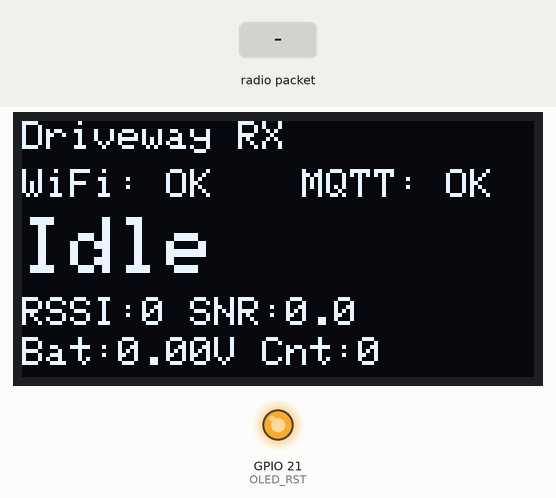
Recording of a sketch running on a simulated ESP32. On the bench: 128×64 one-colour display, output pins drawn as LEDs (lit = HIGH). The test bench sets the inputs (shaded band). WiFi joins after 1.5 s; servers stay silent unless stated; no radio packets arrive unless stated; no MQTT or app messages arrive unless stated; what the sketch prints to the serial monitor is not drawn.

Above: at 3.1 s.
3.2 s: radio packet "1" arrives
At 3.6 s:
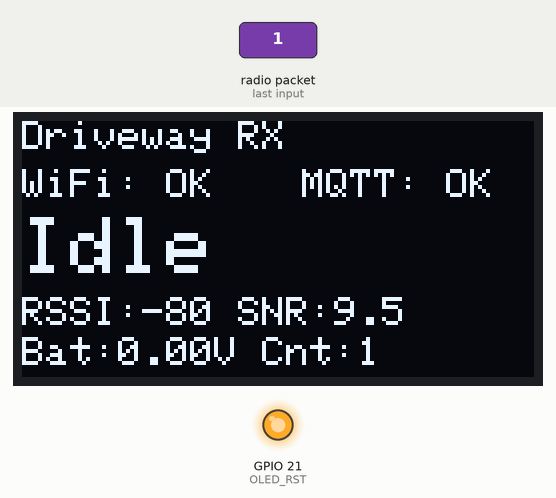
4.7 s: radio packet "0" arrives
At 5.9 s:
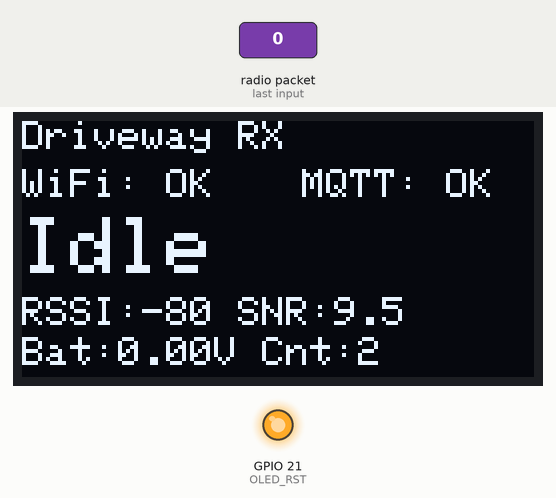
Timing chart, 0 to 7.7 s (numbered marks = the images above; inputs shaded):
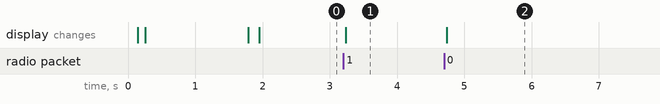

Measured:
- after the input at 3.2 s, the display: changes at once (image 1)
- after the input at 4.7 s, the display: changes at once (image 2)

The sketch:

driveway_rx_receiver.ino
```cpp
/*
 * Driveway Sensor - RX (Receiver) Node
 *
 * Description:
 *   Mains-powered receiver that monitors LoRa packets from TX node,
 *   displays status on OLED, and publishes to Home Assistant via MQTT.
 *
 * Hardware:
 *   - ESP32 (Heltec WiFi LoRa 32 V3 or compatible)
 *   - Built-in OLED display (128x64)
 *   - LoRa radio (915MHz US / 868MHz EU)
 *   - WiFi connection to home network
 *
 * Features:
 *   - Continuous LoRa packet reception
 *   - WiFi and MQTT connectivity
 *   - Home Assistant auto-discovery
 *   - OLED status display with RSSI/SNR
 *   - Automatic reconnection handling
 *
 * Author: Custom Build
 * Date: 2026-01-25
 * Version: 1.0
 */

#include <Arduino.h>
#include <WiFi.h>
#include <PubSubClient.h>
#include <LoRa.h>
#include <Wire.h>
#include <Adafruit_GFX.h>
#include <Adafruit_SSD1306.h>
#include <ArduinoJson.h>

// ===== CONFIGURATION =====

// WiFi Configuration
#define WIFI_SSID         "YOUR_WIFI_SSID"
#define WIFI_PASSWORD     "YOUR_WIFI_PASSWORD"
#define WIFI_TIMEOUT      20000      // WiFi connection timeout (ms)

// MQTT Configuration
#define MQTT_SERVER       "192.168.1.100"  // Your MQTT broker IP
#define MQTT_PORT         1883
#define MQTT_USER         "mqtt_user"      // Leave empty if no auth
#define MQTT_PASSWORD     "mqtt_pass"      // Leave empty if no auth
#define MQTT_CLIENT_ID    "driveway_rx"

// MQTT Topics
#define MQTT_TOPIC_STATE       "homeassistant/binary_sensor/driveway/state"
#define MQTT_TOPIC_ATTRIBUTES  "homeassistant/binary_sensor/driveway/attributes"
#define MQTT_TOPIC_CONFIG      "homeassistant/binary_sensor/driveway_motion/config"
#define MQTT_TOPIC_AVAILABLE   "homeassistant/binary_sensor/driveway/availability"

// LoRa Configuration
#define LORA_FREQUENCY    915E6      // 915MHz for US, 868MHz for EU
#define LORA_BANDWIDTH    125E3      // 125kHz bandwidth
#define LORA_SPREADING    7          // Must match TX spreading factor
#define LORA_SYNC_WORD    0x12       // Must match TX sync word

// Pin Definitions - Heltec WiFi LoRa 32 V3
#define LORA_SCK          9
#define LORA_MISO         11
#define LORA_MOSI         10
#define LORA_CS           8
#define LORA_RST          12
#define LORA_DIO0         14

#define OLED_SDA          17
#define OLED_SCL          18
#define OLED_RST          21

// Display Configuration
#define SCREEN_WIDTH      128
#define SCREEN_HEIGHT     64
#define OLED_ADDR         0x3C

// Timing Configuration
#define DISPLAY_TIMEOUT   30000      // Clear display after 30s
#define MOTION_TIMEOUT    30         // Motion auto-off after 30s
#define MQTT_RECONNECT    5000       // MQTT reconnect interval (ms)
#define WIFI_RECONNECT    10000      // WiFi reconnect interval (ms)

// ===== GLOBAL OBJECTS =====

WiFiClient espClient;
PubSubClient mqttClient(espClient);
Adafruit_SSD1306 display(SCREEN_WIDTH, SCREEN_HEIGHT, &Wire, OLED_RST);

// ===== GLOBAL VARIABLES =====

unsigned long lastPacketTime = 0;
unsigned long lastDisplayUpdate = 0;
unsigned long lastMqttReconnect = 0;
unsigned long lastWifiReconnect = 0;
unsigned long motionDetectedTime = 0;

int packetCount = 0;
int lastRSSI = 0;
float lastSNR = 0;
float lastBattery = 0;
String lastNodeId = "";

bool motionActive = false;
bool displayNeedsUpdate = true;

// ===== FUNCTION DECLARATIONS =====

void initDisplay();
void initLoRa();
void initWiFi();
void initMQTT();
void connectWiFi();
void connectMQTT();
void publishDiscoveryConfig();
void handleLoRaPacket();
void publishMotionState(bool state);
void publishAttributes();
void updateDisplay();
void displayStatus(const char* status, const char* info = "");
void checkMotionTimeout();

// ===== SETUP =====

void setup() {
  // Initialize serial for debugging
  Serial.begin(115200);
  delay(100);

  Serial.println("\n\n=================================");
  Serial.println("Driveway RX Node - Receiver");
  Serial.println("=================================\n");

  // Initialize I2C for display
  Wire.begin(OLED_SDA, OLED_SCL);

  // Initialize display
  initDisplay();
  displayStatus("INIT", "Starting...");

  // Initialize WiFi
  initWiFi();

  // Initialize MQTT
  initMQTT();

  // Initialize LoRa
  initLoRa();

  // Publish discovery configuration
  publishDiscoveryConfig();

  // Initial display update
  displayStatus("READY", "Waiting...");

  Serial.println("\n=================================");
  Serial.println("System ready - Listening for packets");
  Serial.println("=================================\n");
}

// ===== MAIN LOOP =====

void loop() {
  // Maintain WiFi connection
  if (WiFi.status() != WL_CONNECTED) {
    if (millis() - lastWifiReconnect > WIFI_RECONNECT) {
      Serial.println("WiFi disconnected, reconnecting...");
      connectWiFi();
      lastWifiReconnect = millis();
    }
  }

  // Maintain MQTT connection
  if (!mqttClient.connected()) {
    if (millis() - lastMqttReconnect > MQTT_RECONNECT) {
      Serial.println("MQTT disconnected, reconnecting...");
      connectMQTT();
      lastMqttReconnect = millis();
    }
  } else {
    mqttClient.loop();
  }

  // Check for LoRa packets
  int packetSize = LoRa.parsePacket();
  if (packetSize) {
    handleLoRaPacket();
  }

  // Check motion timeout
  checkMotionTimeout();

  // Update display if needed
  if (displayNeedsUpdate) {
    updateDisplay();
    displayNeedsUpdate = false;
  }

  // Small delay to prevent watchdog issues
  delay(10);
}

// ===== DISPLAY FUNCTIONS =====

/**
 * Initialize OLED display
 */
void initDisplay() {
  Serial.println("Initializing display...");

  // Reset display
  pinMode(OLED_RST, OUTPUT);
  digitalWrite(OLED_RST, LOW);
  delay(20);
  digitalWrite(OLED_RST, HIGH);
  delay(20);

  // Initialize display
  if (!display.begin(SSD1306_SWITCHCAPVCC, OLED_ADDR)) {
    Serial.println("ERROR: Display initialization failed!");
  } else {
    Serial.println("Display initialized successfully");
  }

  display.clearDisplay();
  display.setTextColor(SSD1306_WHITE);
  display.display();
}

/**
 * Display status message
 */
void displayStatus(const char* status, const char* info) {
  display.clearDisplay();
  display.setTextSize(2);
  display.setCursor(0, 0);
  display.println(status);

  display.setTextSize(1);
  display.setCursor(0, 24);
  display.println(info);

  display.display();
}

/**
 * Update display with current status
 */
void updateDisplay() {
  display.clearDisplay();

  // Title
  display.setTextSize(1);
  display.setCursor(0, 0);
  display.println("Driveway RX");

  // WiFi status
  display.setCursor(0, 12);
  if (WiFi.status() == WL_CONNECTED) {
    display.print("WiFi: OK");
  } else {
    display.print("WiFi: --");
  }

  // MQTT status
  display.setCursor(70, 12);
  if (mqttClient.connected()) {
    display.print("MQTT: OK");
  } else {
    display.print("MQTT: --");
  }

  // Motion status
  display.setCursor(0, 24);
  display.setTextSize(2);
  if (motionActive) {
    display.println("MOTION!");
  } else {
    display.println("Idle");
  }

  // Last packet info
  display.setTextSize(1);
  display.setCursor(0, 44);
  display.print("RSSI:");
  display.print(lastRSSI);
  display.print(" SNR:");
  display.println(lastSNR, 1);

  display.setCursor(0, 54);
  display.print("Bat:");
  display.print(lastBattery, 2);
  display.print("V Cnt:");
  display.println(packetCount);

  display.display();
}

// ===== WIFI FUNCTIONS =====

/**
 * Initialize WiFi connection
 */
void initWiFi() {
  Serial.println("Initializing WiFi...");
  displayStatus("WIFI", "Connecting...");

  WiFi.mode(WIFI_STA);
  WiFi.setAutoReconnect(true);

  connectWiFi();
}

/**
 * Connect to WiFi network
 */
void connectWiFi() {
  Serial.print("Connecting to WiFi: ");
  Serial.println(WIFI_SSID);

  WiFi.begin(WIFI_SSID, WIFI_PASSWORD);

  unsigned long startTime = millis();
  while (WiFi.status() != WL_CONNECTED && millis() - startTime < WIFI_TIMEOUT) {
    delay(500);
    Serial.print(".");
  }

  if (WiFi.status() == WL_CONNECTED) {
    Serial.println("\nWiFi connected!");
    Serial.print("IP address: ");
    Serial.println(WiFi.localIP());
    Serial.print("Signal strength (RSSI): ");
    Serial.print(WiFi.RSSI());
    Serial.println(" dBm");
  } else {
    Serial.println("\nWiFi connection failed!");
  }
}

// ===== MQTT FUNCTIONS =====

/**
 * Initialize MQTT client
 */
void initMQTT() {
  Serial.println("Initializing MQTT...");
  displayStatus("MQTT", "Connecting...");

  mqttClient.setServer(MQTT_SERVER, MQTT_PORT);
  mqttClient.setKeepAlive(60);
  mqttClient.setSocketTimeout(30);

  connectMQTT();
}

/**
 * Connect to MQTT broker
 */
void connectMQTT() {
  if (WiFi.status() != WL_CONNECTED) {
    Serial.println("Cannot connect to MQTT - WiFi not connected");
    return;
  }

  Serial.print("Connecting to MQTT broker: ");
  Serial.println(MQTT_SERVER);

  // Attempt connection
  bool connected = false;
  if (strlen(MQTT_USER) > 0) {
    connected = mqttClient.connect(MQTT_CLIENT_ID, MQTT_USER, MQTT_PASSWORD,
                                   MQTT_TOPIC_AVAILABLE, 1, true, "offline");
  } else {
    connected = mqttClient.connect(MQTT_CLIENT_ID, MQTT_TOPIC_AVAILABLE, 1, true, "offline");
  }

  if (connected) {
    Serial.println("MQTT connected!");

    // Publish availability
    mqttClient.publish(MQTT_TOPIC_AVAILABLE, "online", true);

    // Publish initial state
    publishMotionState(false);

  } else {
    Serial.print("MQTT connection failed, rc=");
    Serial.println(mqttClient.state());
  }
}

/**
 * Publish Home Assistant discovery configuration
 */
void publishDiscoveryConfig() {
  if (!mqttClient.connected()) {
    Serial.println("Cannot publish discovery - MQTT not connected");
    return;
  }

  Serial.println("Publishing Home Assistant discovery configuration...");

  // Create JSON document
  StaticJsonDocument<1024> doc;

  doc["name"] = "Driveway Motion";
  doc["device_class"] = "motion";
  doc["state_topic"] = MQTT_TOPIC_STATE;
  doc["payload_on"] = "ON";
  doc["payload_off"] = "OFF";
  doc["off_delay"] = MOTION_TIMEOUT;
  doc["json_attributes_topic"] = MQTT_TOPIC_ATTRIBUTES;
  doc["availability_topic"] = MQTT_TOPIC_AVAILABLE;
  doc["payload_available"] = "online";
  doc["payload_not_available"] = "offline";
  doc["unique_id"] = "driveway_motion_sensor";
  doc["qos"] = 1;

  // Device information
  JsonObject device = doc.createNestedObject("device");
  device["identifiers"][0] = "driveway_lora_sensor";
  device["name"] = "Driveway LoRa Sensor";
  device["model"] = "ESP32 LoRa";
  device["manufacturer"] = "Custom";
  device["sw_version"] = "1.0";

  // Serialize JSON
  String output;
  serializeJson(doc, output);

  // Publish configuration
  bool success = mqttClient.publish(MQTT_TOPIC_CONFIG, output.c_str(), true);

  if (success) {
    Serial.println("Discovery configuration published successfully");
  } else {
    Serial.println("Failed to publish discovery configuration");
  }
}

/**
 * Publish motion state to MQTT
 */
void publishMotionState(bool state) {
  if (!mqttClient.connected()) {
    return;
  }

  const char* payload = state ? "ON" : "OFF";
  mqttClient.publish(MQTT_TOPIC_STATE, payload, true);

  Serial.print("Published motion state: ");
  Serial.println(payload);
}

/**
 * Publish sensor attributes to MQTT
 */
void publishAttributes() {
  if (!mqttClient.connected()) {
    return;
  }

  // Create JSON document
  StaticJsonDocument<512> doc;

  doc["rssi"] = lastRSSI;
  doc["snr"] = lastSNR;
  doc["battery"] = lastBattery;
  doc["packet_count"] = packetCount;
  doc["node_id"] = lastNodeId;

  // Add timestamp
  unsigned long uptime = millis() / 1000;
  doc["uptime"] = uptime;

  // Serialize JSON
  String output;
  serializeJson(doc, output);

  // Publish attributes
  mqttClient.publish(MQTT_TOPIC_ATTRIBUTES, output.c_str(), true);

  Serial.println("Published attributes: " + output);
}

// ===== LORA FUNCTIONS =====

/**
 * Initialize LoRa radio
 */
void initLoRa() {
  Serial.println("Initializing LoRa...");
  displayStatus("LORA", "Initializing...");

  // Set LoRa pins
  LoRa.setPins(LORA_CS, LORA_RST, LORA_DIO0);

  // Initialize LoRa
  if (!LoRa.begin(LORA_FREQUENCY)) {
    Serial.println("ERROR: Starting LoRa failed!");
    displayStatus("ERROR", "LoRa init failed");
    while (1) {
      delay(1000);
    }
  }

  // Configure LoRa parameters (must match TX)
  LoRa.setSpreadingFactor(LORA_SPREADING);
  LoRa.setSignalBandwidth(LORA_BANDWIDTH);
  LoRa.setCodingRate4(5);
  LoRa.setSyncWord(LORA_SYNC_WORD);
  LoRa.enableCrc();

  Serial.println("LoRa initialized successfully");
  Serial.printf("Frequency: %.1f MHz\n", LORA_FREQUENCY / 1E6);
  Serial.printf("Bandwidth: %.0f kHz\n", LORA_BANDWIDTH / 1E3);
  Serial.printf("Spreading Factor: %d\n", LORA_SPREADING);
}

/**
 * Handle incoming LoRa packet
 */
void handleLoRaPacket() {
  Serial.println("\n--- Packet Received ---");

  // Read packet
  String message = "";
  while (LoRa.available()) {
    message += (char)LoRa.read();
  }

  // Get RSSI and SNR
  lastRSSI = LoRa.packetRssi();
  lastSNR = LoRa.packetSnr();

  Serial.println("Message: " + message);
  Serial.printf("RSSI: %d dBm\n", lastRSSI);
  Serial.printf("SNR: %.2f dB\n", lastSNR);

  // Parse JSON packet
  StaticJsonDocument<512> doc;
  DeserializationError error = deserializeJson(doc, message);

  if (error) {
    Serial.print("JSON parsing failed: ");
    Serial.println(error.c_str());
    return;
  }

  // Extract packet data
  const char* type = doc["type"];
  lastNodeId = doc["node"].as<String>();
  lastBattery = doc["battery"];

  Serial.printf("Type: %s\n", type);
  Serial.printf("Node: %s\n", lastNodeId.c_str());
  Serial.printf("Battery: %.2fV\n", lastBattery);

  // Increment packet counter
  packetCount++;
  lastPacketTime = millis();

  // Handle motion event
  if (strcmp(type, "motion") == 0) {
    motionActive = true;
    motionDetectedTime = millis();

    // Publish to MQTT
    publishMotionState(true);
    publishAttributes();
  }

  // Update display
  displayNeedsUpdate = true;

  Serial.println("--- End Packet ---\n");
}

/**
 * Check if motion timeout has expired
 */
void checkMotionTimeout() {
  if (motionActive && (millis() - motionDetectedTime > MOTION_TIMEOUT * 1000)) {
    motionActive = false;
    publishMotionState(false);
    displayNeedsUpdate = true;
    Serial.println("Motion timeout - state set to OFF");
  }
}

// ===== END OF CODE =====
```
